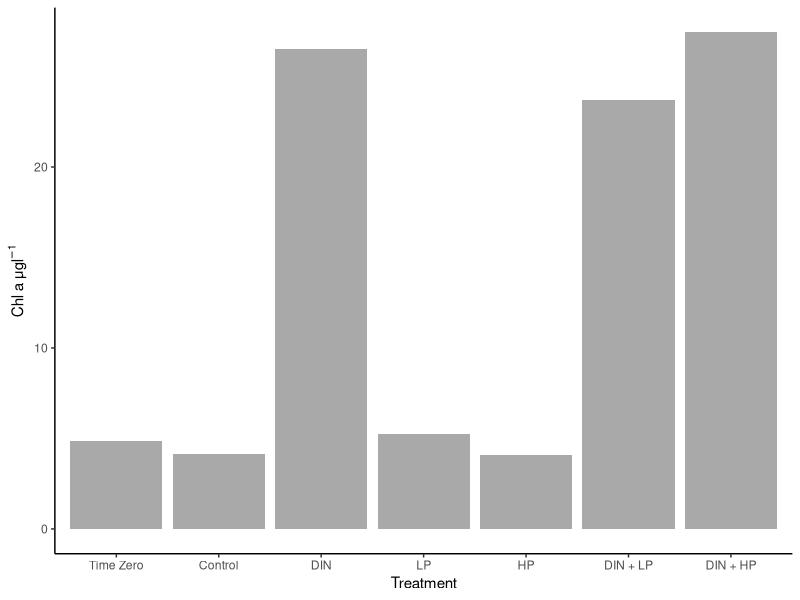
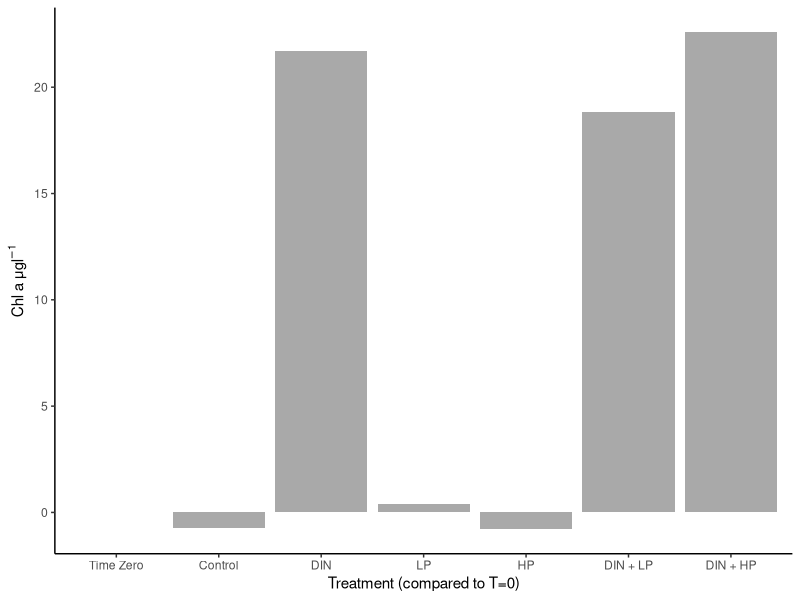
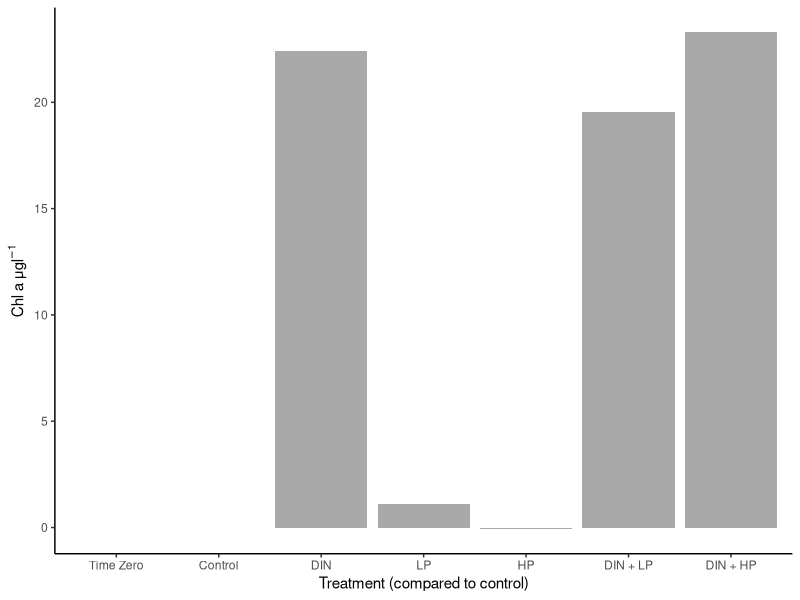
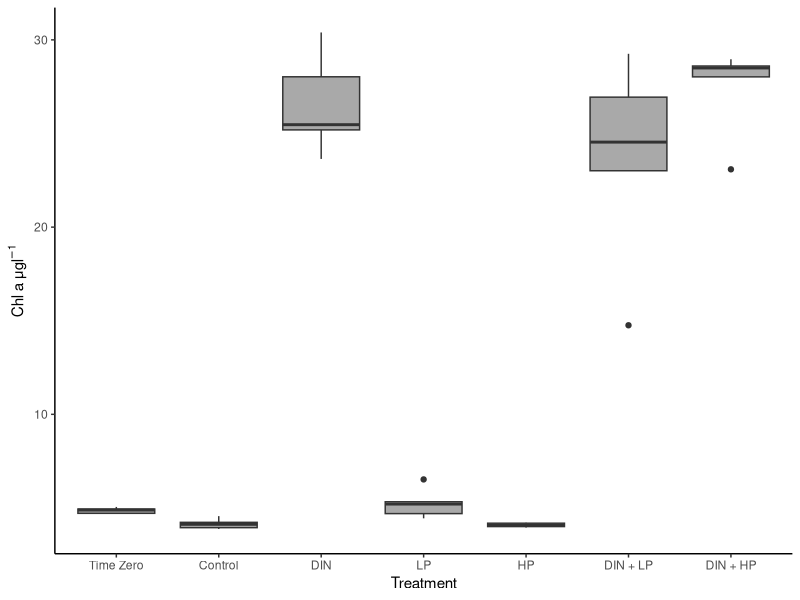

These figures' R source, in order:
#2023-07-31
#CDS

#practice analyzing bioassay 3

library(tidyverse)
library(dplyr)
library(lubridate)
library(readxl)
library(ggplot2)
library(car)
library(rstatix)

install.packages("ggpubr")
library(ggpubr)

#import data

bioassay_3 = read_excel("data/2023-07-06_bioassay_3.xlsx", sheet = "Chl")

summary(bioassay_3)
glimpse(bioassay_3)

#find average per treatment

bioassay_3_avg = bioassay_3 %>%
  group_by(Other) %>%
  summarise(mean_chl = mean(ALL_Chl_a))

bioassay_3_avg

#create figure - bar graph based on average per treatment 

bioassay_3_fig_1 = ggplot() +
  geom_col(aes(x = fct_relevel(Other, "T_0", "Control", "DIN", "LP", "HP", "DIN_LP", "DIN_HP"), 
               y = mean_chl),
           fill = "darkgrey",
           data = bioassay_3_avg) +
  xlab("Treatment") +
  ylab(expression(paste("Chl a \u03BCg", l^-1))) +
  scale_x_discrete(labels= c("T_0" = "Time Zero", "Control" = "Control", "DIN" = "DIN", "LP" = "LP", "HP" = "HP", "DIN_LP" = "DIN + LP", "DIN_HP" = "DIN + HP")) +
  theme_classic() 
ggsave(bioassay_3_fig_1, filename = "figures/bioassay_3_fig_1.png",
       device = "png", height = 7, width = 11)

#anova to compare treatments

leveneTest(bioassay_3$ALL_Chl_a ~ bioassay_3$Other)

oneway.test(ALL_Chl_a ~ Other,
            data = bioassay_3,
            var.equal = FALSE)

bioassay_3_post_hoc = games_howell_test(formula = ALL_Chl_a ~ Other,
                                        data = bioassay_3, 
                                        conf.level = 0.95, 
                                        detailed = FALSE)

print(bioassay_3_post_hoc, n = 22)

#####################################################################################

#net changes

bioassay_3.2 = read_excel("data/bioassay_3.2.xlsx", sheet = 2)

bioassay_3_fig_2 = ggplot() +
  geom_col(aes(x = fct_relevel(Treatment, "T_0", "Control", "DIN", "LP", "HP", "DIN_LP", "DIN_HP"), 
               y = Chl_a_change_t0),
           fill = "darkgrey",
           data = bioassay_3.2) +
  xlab("Treatment (compared to T=0)") +
  ylab(expression(paste("Chl a \u03BCg", l^-1))) +
  scale_x_discrete(labels= c("T_0" = "Time Zero", "Control" = "Control", "DIN" = "DIN", "LP" = "LP", "HP" = "HP", "DIN_LP" = "DIN + LP", "DIN_HP" = "DIN + HP")) +
  theme_classic() 
ggsave(bioassay_3_fig_2, filename = "figures/bioassay_3_fig_2.png",
       device = "png", height = 7, width = 11)

bioassay_3_fig_3 = ggplot() +
  geom_col(aes(x = fct_relevel(Treatment, "T_0", "Control", "DIN", "LP", "HP", "DIN_LP", "DIN_HP"), 
               y = Chl_a_change_control),
           fill = "darkgrey",
           data = bioassay_3.2) +
  xlab("Treatment (compared to control)") +
  ylab(expression(paste("Chl a \u03BCg", l^-1))) +
  scale_x_discrete(labels= c("T_0" = "Time Zero", "Control" = "Control", "DIN" = "DIN", "LP" = "LP", "HP" = "HP", "DIN_LP" = "DIN + LP", "DIN_HP" = "DIN + HP")) +
  theme_classic() 
ggsave(bioassay_3_fig_3, filename = "figures/bioassay_3_fig_3.png",
       device = "png", height = 7, width = 11)

#################################################################

#boxplots

bioassay_3_fig_4 = ggplot() +
  geom_boxplot(aes(x = fct_relevel(Other, "T_0", "Control", "DIN", "LP", "HP", "DIN_LP", "DIN_HP"), 
                   y = ALL_Chl_a),
               fill = "darkgrey",
               data = bioassay_3) +
  xlab("Treatment") +
  ylab(expression(paste("Chl a \u03BCg", l^-1))) +
  scale_x_discrete(labels= c("T_0" = "Time Zero", "Control" = "Control", "DIN" = "DIN", "LP" = "LP", "HP" = "HP", "DIN_LP" = "DIN + LP", "DIN_HP" = "DIN + HP")) +
  theme_classic() 
ggsave(bioassay_3_fig_4, filename = "figures/bioassay_3_fig_4.png",
       device = "png", height = 7, width = 11)